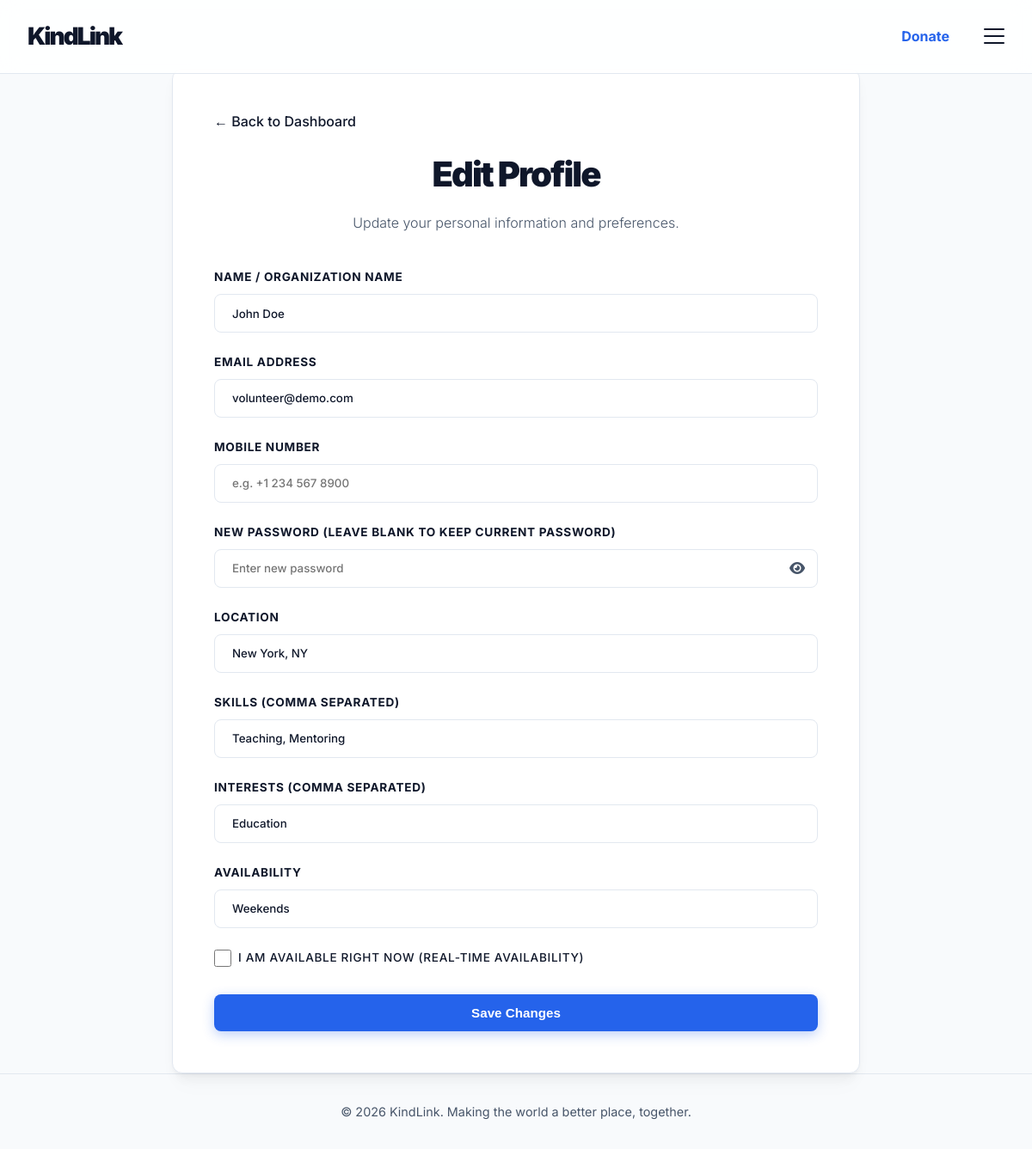
Screenshot of /edit_profile (signed in) with the database file from the repository.
### app.py (models this page shows)
class User(db.Model):
    id = db.Column(db.Integer, primary_key=True)
    role = db.Column(db.String(20), nullable=False) # 'volunteer' or 'ngo'
    name = db.Column(db.String(100), nullable=False)
    email = db.Column(db.String(120), unique=True, nullable=False)
    password = db.Column(db.String(200), nullable=False)
    mobile = db.Column(db.String(20), default='')
    hours_logged = db.Column(db.Integer, default=0)
    badges = db.Column(db.String(200), default='') # comma separated
    location = db.Column(db.String(100), default='Local')
    skills = db.Column(db.String(255), default='') # comma separated
    interests = db.Column(db.String(255), default='')
    availability = db.Column(db.String(100), default='')
    is_available_now = db.Column(db.Boolean, default=False)
    mission = db.Column(db.Text, default='')

### app.py (the view, shortened to what this page needs)
@app.route('/edit_profile', methods=['GET', 'POST'])
def edit_profile():
    if 'user_id' not in session: return redirect(url_for('login'))
    user = User.query.get(session['user_id'])
    return render_template('edit_profile.html', user=user)

### templates/edit_profile.html (shortened to what this page needs)
{% extends 'base.html' %}
{% block content %}
<div class="auth-wrapper container">
    <div class="glass-container auth-form-container login-container" style="max-width: 800px;">
        <div style="margin-bottom: 1rem;">
            <a href="{{ url_for('volunteer_dashboard' if user.role == 'volunteer' else 'ngo_dashboard') }}" style="text-decoration: none; color: var(--primary); font-weight: 500;">&larr; Back to Dashboard</a>
        </div>
        <h2>Edit Profile</h2>
        <p class="subtitle">Update your personal information and preferences.</p>
        <form method="POST" action="{{ url_for('edit_profile') }}">
            <div class="form-group">
                <label for="name">Name / Organization Name</label>
                <input type="text" id="name" name="name" class="form-control" value="{{ user.name }}" required>
            </div>
            <div class="form-group">
                <label for="email">Email Address</label>
                <input type="email" id="email" name="email" class="form-control" value="{{ user.email }}" required>
            </div>
            <div class="form-group">
                <label for="mobile">Mobile Number</label>
                <input type="tel" id="mobile" name="mobile" class="form-control" value="{{ user.mobile }}" placeholder="e.g. +1 234 567 8900" required>
            </div>
            <div class="form-group">
                <label for="password">New Password (leave blank to keep current password)</label>
                <div class="password-wrapper">
                    <input type="password" id="password" name="password" class="form-control" placeholder="Enter new password">
                    <i class="fa-solid fa-eye password-toggle" onclick="toggleVisibility('password', this)"></i>
                </div>
            </div>
            <div class="form-group">
                <label for="location">Location</label>
                <input type="text" id="location" name="location" class="form-control" value="{{ user.location }}" required>
            </div>
            {% if user.role == 'ngo' %}
            <div class="form-group">
                <label for="mission">Mission Statement</label>
                <textarea id="mission" name="mission" class="form-control" rows="4">{{ user.mission }}</textarea>
            </div>
            {% else %}
            <div class="form-group">
                <label for="skills">Skills (Comma separated)</label>
                <input type="text" id="skills" name="skills" class="form-control" value="{{ user.skills }}">
            </div>
            <div class="form-group">
                <label for="interests">Interests (Comma separated)</label>
                <input type="text" id="interests" name="interests" class="form-control" value="{{ user.interests }}">
            </div>
            <div class="form-group">
                <label for="availability">Availability</label>
                <input type="text" id="availability" name="availability" class="form-control" value="{{ user.availability }}">
            </div>
            <div class="form-group" style="display: flex; align-items: center; gap: 0.5rem; margin-top: 1rem; margin-bottom: 2rem;">
                <input type="checkbox" id="is_available_now" name="is_available_now" style="width: 20px; height: 20px;" {% if user.is_available_now %}checked{% endif %}>
                <label for="is_available_now" style="margin: 0; font-weight: 500;">I am available right now (Real-time Availability)</label>
            </div>
            {% endif %}
            <button type="submit" class="btn btn-primary btn-block">Save Changes</button>
        </form>
    </div>
</div>
{% endblock %}

### static/css/style.css (style rules this page uses)
:root { --bg-light: #f8fafc; --surface-light: #ffffff; --text-primary: #0f172a; --text-secondary: #475569; --brand-primary: #0f172a; --brand-accent: #2563eb; --brand-accent-soft: rgba(37, 99, 235, 0.08); --border-color: #e2e8f0; --premium-shadow: 0 4px 6px -1px rgba(0, 0, 0, 0.03), 0 10px 15px -3px rgba(0, 0, 0, 0.05), 0 20px 25px -5px rgba(0, 0, 0, 0.02); --error: #ef4444; --success: #10b981; }
* { box-sizing: border-box; margin: 0; padding: 0; }
body { font-family: 'Inter', sans-serif; background-color: var(--bg-light); color: var(--text-primary); line-height: 1.6; overflow-x: hidden; min-height: 100vh; display: flex; flex-direction: column; padding-top: 80px; word-wrap: break-word; overflow-wrap: break-word; }
html { overflow-x: hidden; }
a { color: var(--brand-accent); text-decoration: none; transition: all 0.2s cubic-bezier(0.4, 0, 0.2, 1); font-weight: 600; }
.container { max-width: 1400px; margin: 0 auto; padding: 0 2rem; }
.password-wrapper { position: relative; display: flex; align-items: center; }
.password-wrapper .form-control { padding-right: 45px; }
.password-toggle { position: absolute; right: 15px; cursor: pointer; color: var(--text-secondary); transition: color 0.2s; user-select: none; z-index: 10; }
.btn { display: inline-flex; align-items: center; justify-content: center; padding: 0.75rem 1.5rem; border-radius: 8px; font-weight: 700; text-align: center; cursor: pointer; transition: all 0.3s cubic-bezier(0.4, 0, 0.2, 1); border: 1px solid transparent; font-size: 0.95rem; gap: 0.75rem; }
.btn-primary { background-color: var(--brand-accent); color: white; box-shadow: 0 4px 14px 0 rgba(37, 99, 235, 0.3); }
.btn-block { display: block; width: 100%; }
.glass-card, .glass-container { background: #ffffff; border: 1px solid var(--border-color); border-radius: 12px; padding: 2.5rem; transition: all 0.3s cubic-bezier(0.4, 0, 0.2, 1); box-shadow: var(--premium-shadow); }
.glass-container.auth-form-container { padding: 3rem; width: 70vw; max-width: 100%; }
.auth-wrapper { display: flex; align-items: center; justify-content: center; min-height: 75vh; }
.auth-form-container h2 { font-size: 2.5rem; font-weight: 900; letter-spacing: -2px; margin-bottom: 0.75rem; text-align: center; color: var(--text-primary); }
.subtitle { text-align: center; color: var(--text-secondary); margin-bottom: 2.5rem; font-weight: 300; }
.form-group { margin-bottom: 1.5rem; }
label { display: block; margin-bottom: 0.5rem; font-weight: 700; color: var(--text-primary); font-size: 0.85rem; text-transform: uppercase; letter-spacing: 0.05em; }
.form-control { width: 100%; padding: 0.85rem 1.25rem; border-radius: 8px; background-color: #ffffff; border: 1px solid var(--border-color); color: var(--text-primary); font-family: inherit; font-weight: 500; transition: all 0.2s cubic-bezier(0.4, 0, 0.2, 1); }

### rows the page displays
User: name "John Doe", email "volunteer@demo.com", location "New York, NY", skills "Teaching, Mentoring", interests "Education", availability "Weekends"
